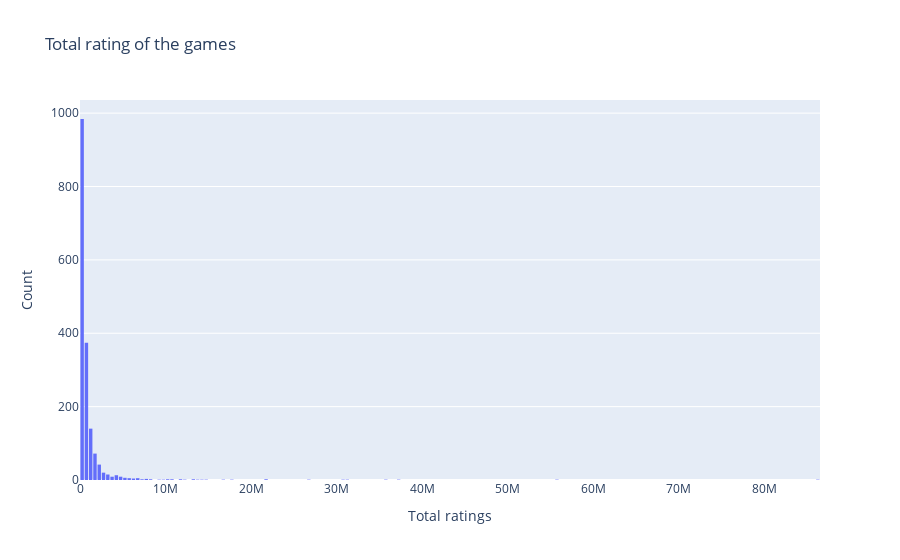
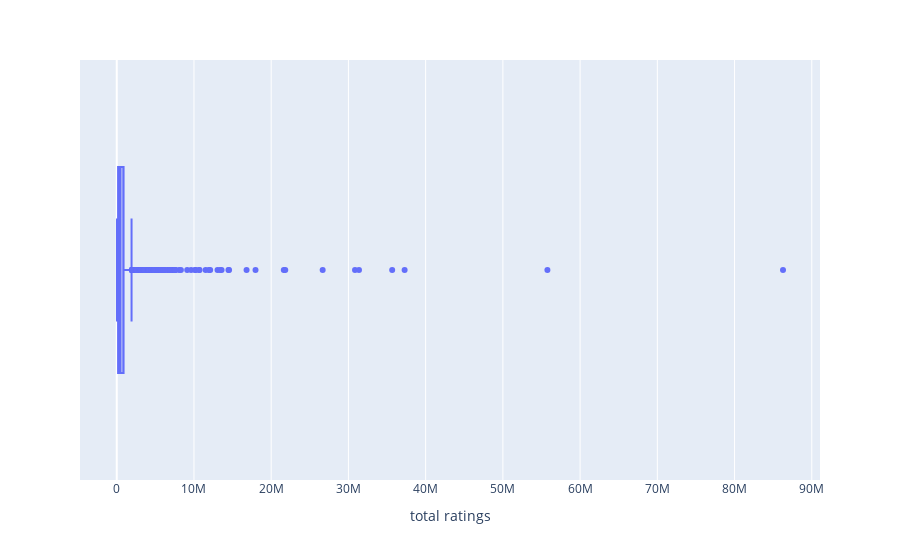

Notebook source saved alongside these figures, in order:
### Code cell
fig.show()
out_fig.show()

### Figure 1 — Plotly figure (JSON) as saved in the notebook; plotly's stock layout.template omitted (floating-point values rounded to 4 significant figures; data arrays with more than 128 entries replaced by an {"elided": "..."} marker saying what was removed)
{"data": [{"alignmentgroup": "True", "bingroup": "x", "hovertemplate": "total ratings=%{x}<br>count=%{y}<extra></extra>", "legendgroup": "", "marker": {"color": "#636efa"}, "name": "", "offsetgroup": "", "orientation": "v", "showlegend": false, "type": "histogram", "x": {"elided": "1730 int values"}, "xaxis": "x", "yaxis": "y"}], "layout": {"bargap": 0.2, "barmode": "relative", "legend": {"tracegroupgap": 0}, "title": {"text": "Total rating of the games"}, "xaxis": {"anchor": "y", "domain": [0, 1], "title": {"text": "Total ratings"}}, "yaxis": {"anchor": "x", "domain": [0, 1], "title": {"text": "Count"}}}}

### Figure 2 — Plotly figure (JSON) as saved in the notebook; plotly's stock layout.template omitted (floating-point values rounded to 4 significant figures; data arrays with more than 128 entries replaced by an {"elided": "..."} marker saying what was removed)
{"data": [{"alignmentgroup": "True", "customdata": {"elided": "1730x2 str values"}, "hovertemplate": "total ratings=%{x}<br>title=%{customdata[0]}<br>category=%{customdata[1]}<extra></extra>", "legendgroup": "", "marker": {"color": "#636efa"}, "name": "", "notched": false, "offsetgroup": "", "orientation": "h", "quartilemethod": "inclusive", "showlegend": false, "type": "box", "x": {"elided": "1730 int values"}, "x0": " ", "xaxis": "x", "y0": " ", "yaxis": "y"}], "layout": {"boxmode": "group", "legend": {"tracegroupgap": 0}, "margin": {"t": 60}, "xaxis": {"anchor": "y", "domain": [0, 1], "title": {"text": "total ratings"}}, "yaxis": {"anchor": "x", "domain": [0, 1]}}}
